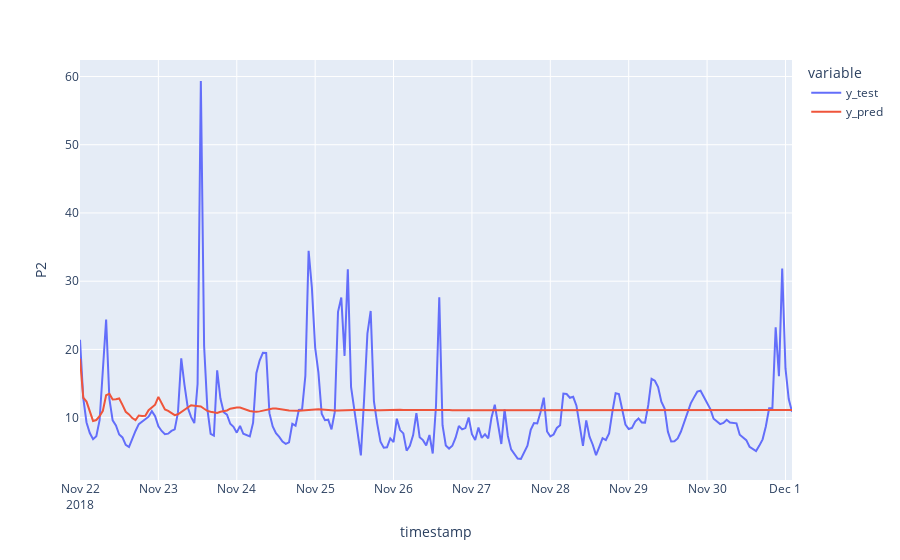

Here is the notebook cell this chart was saved with:
### Code cell
#Create a time series plot for the values in test_predictions using plotly express. 
#Be sure that the y-axis is properly labeled as "P2".
fig = px.line(test_predictions, labels={"value": "P2"})
fig.show();

### Figure 1 — Plotly figure (JSON) as saved in the notebook; plotly's stock layout.template omitted (floating-point values rounded to 4 significant figures; data arrays with more than 128 entries replaced by an {"elided": "..."} marker saying what was removed)
{"data": [{"hovertemplate": "variable=y_test<br>timestamp=%{x}<br>P2=%{y}<extra></extra>", "legendgroup": "y_test", "line": {"color": "#636efa", "dash": "solid"}, "marker": {"symbol": "circle"}, "mode": "lines", "name": "y_test", "orientation": "v", "showlegend": true, "type": "scatter", "x": {"elided": "219 str values"}, "xaxis": "x", "y": {"elided": "219 float values"}, "yaxis": "y"}, {"hovertemplate": "variable=y_pred<br>timestamp=%{x}<br>P2=%{y}<extra></extra>", "legendgroup": "y_pred", "line": {"color": "#EF553B", "dash": "solid"}, "marker": {"symbol": "circle"}, "mode": "lines", "name": "y_pred", "orientation": "v", "showlegend": true, "type": "scatter", "x": {"elided": "219 str values"}, "xaxis": "x", "y": {"elided": "219 float values"}, "yaxis": "y"}], "layout": {"legend": {"title": {"text": "variable"}, "tracegroupgap": 0}, "margin": {"t": 60}, "xaxis": {"anchor": "y", "domain": [0, 1], "title": {"text": "timestamp"}}, "yaxis": {"anchor": "x", "domain": [0, 1], "title": {"text": "P2"}}}}
